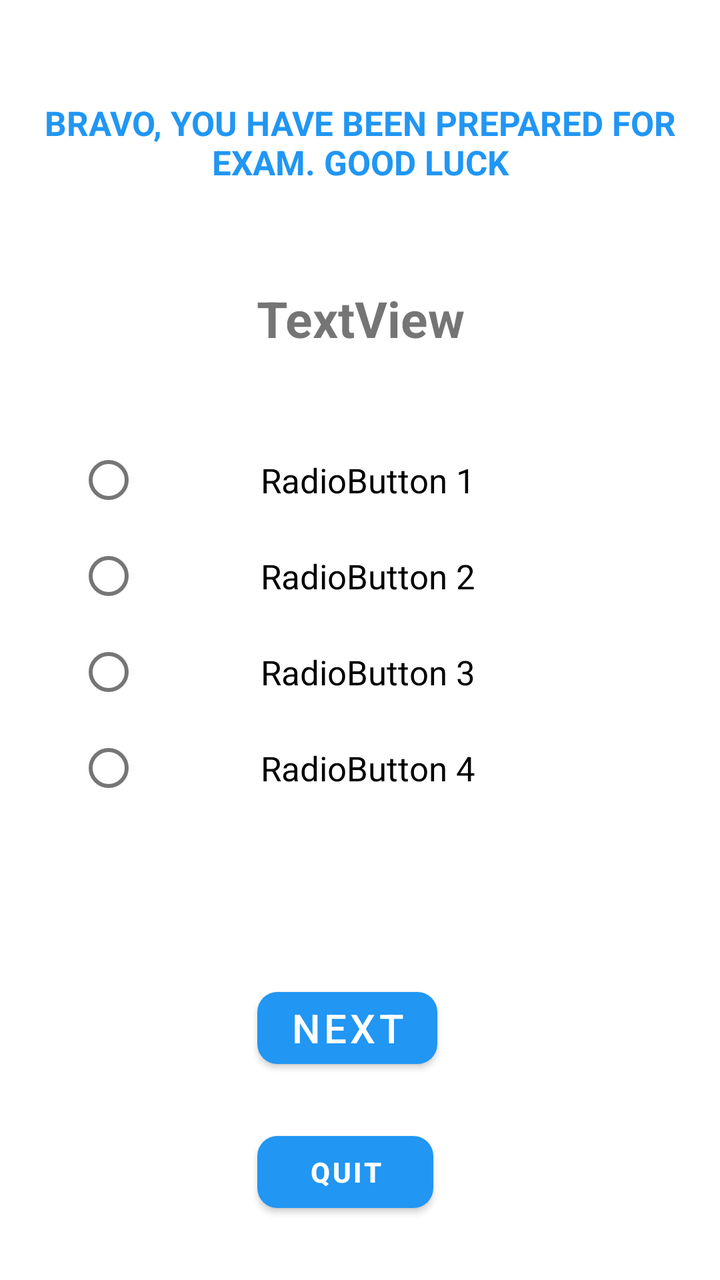
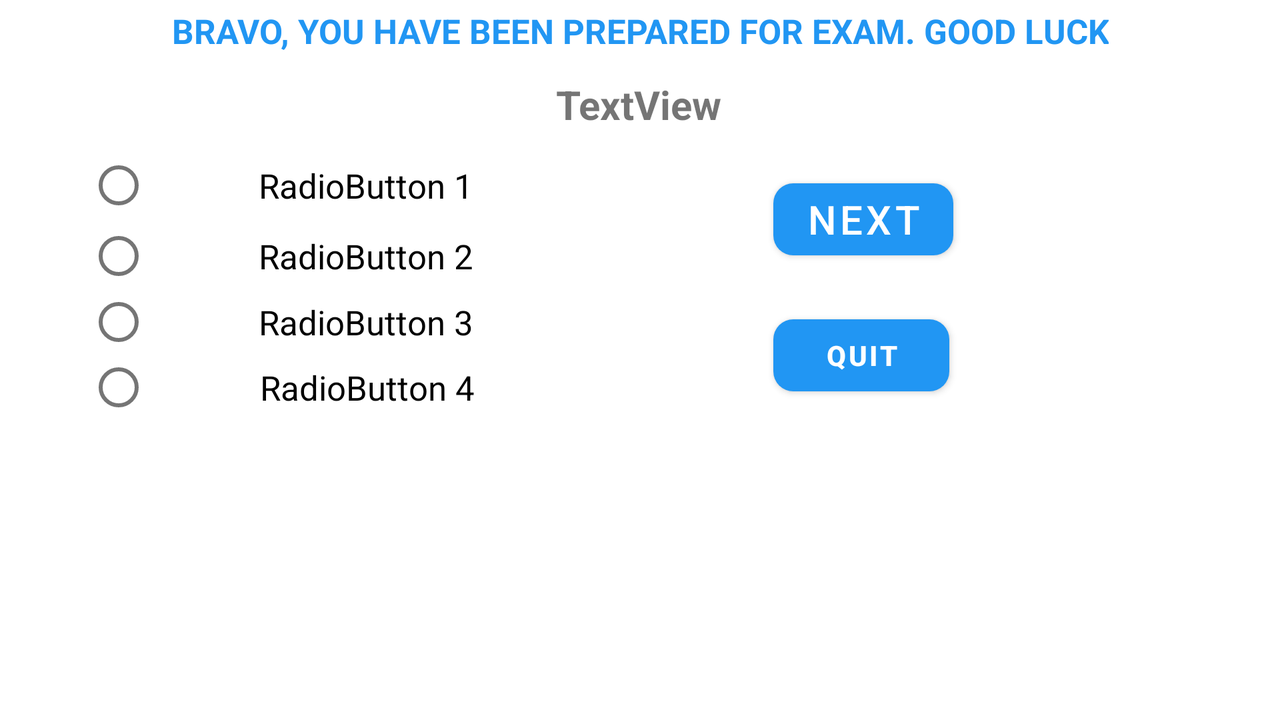

Two renders of one Android screen. The first uses the default layout on a phone; the second uses the alternative layout the repository ships for a different screen configuration, on a matching device. The two XML files are below.
<!-- AndroidManifest.xml: application theme Theme.Makharijalhuruf543 -->
<!-- res/layout/exam_activity.xml -->
<?xml version="1.0" encoding="utf-8"?>
<androidx.constraintlayout.widget.ConstraintLayout xmlns:android="http://schemas.android.com/apk/res/android"
    xmlns:app="http://schemas.android.com/apk/res-auto"
    xmlns:tools="http://schemas.android.com/tools"
    android:layout_width="match_parent"
    android:layout_height="match_parent"
    tools:context=".examActivity">


    <TextView
        android:id="@+id/questionID"
        android:layout_width="wrap_content"
        android:layout_height="wrap_content"
        android:layout_marginTop="50dp"
        android:text="TextView"
        android:textAlignment="center"
        android:textSize="25sp"
        android:textStyle="bold"
        app:layout_constraintEnd_toEndOf="parent"
        app:layout_constraintStart_toStartOf="parent"
        app:layout_constraintTop_toBottomOf="@+id/displayExamID" />

    <RadioGroup
        android:id="@+id/radioGroup"
        android:layout_width="259dp"
        android:layout_height="254dp"
        android:layout_marginTop="40dp"
        app:layout_constraintEnd_toEndOf="parent"
        app:layout_constraintHorizontal_bias="0.378"
        app:layout_constraintStart_toStartOf="parent"
        app:layout_constraintTop_toBottomOf="@+id/questionID">

        <RadioButton
            android:id="@+id/op1ID"
            android:layout_width="match_parent"
            android:layout_height="wrap_content"
            android:onClick="onRadioButtonClicked"
            android:text="RadioButton 1"
            android:textAlignment="center"
            android:textSize="17sp" />

        <RadioButton
            android:id="@+id/op2ID"
            android:layout_width="match_parent"
            android:layout_height="wrap_content"
            android:onClick="onRadioButtonClicked"
            android:text="RadioButton 2"
            android:textAlignment="center"
            android:textSize="17sp" />

        <RadioButton
            android:id="@+id/op3ID"
            android:layout_width="match_parent"
            android:layout_height="wrap_content"
            android:onClick="onRadioButtonClicked"
            android:text="RadioButton 3"
            android:textAlignment="center"
            android:textSize="17sp" />

        <RadioButton
            android:id="@+id/op4ID"
            android:layout_width="match_parent"
            android:layout_height="wrap_content"
            android:onClick="onRadioButtonClicked"
            android:text="RadioButton 4"
            android:textAlignment="center"
            android:textSize="17sp" />
    </RadioGroup>

    <Button
        android:id="@+id/nextBtn"
        android:layout_width="wrap_content"
        android:layout_height="wrap_content"
        android:layout_marginTop="20dp"
        android:onClick="nextQuestion"
        android:text="Next"
        android:textAlignment="center"
        android:textSize="20sp"
        app:backgroundTint="#2196F3"
        app:cornerRadius="10dp"
        app:layout_constraintEnd_toEndOf="parent"
        app:layout_constraintHorizontal_bias="0.476"
        app:layout_constraintStart_toStartOf="parent"
        app:layout_constraintTop_toBottomOf="@+id/radioGroup" />

    <Button
        android:id="@+id/quitBtn"
        android:layout_width="wrap_content"
        android:layout_height="wrap_content"
        android:layout_marginTop="24dp"
        android:onClick="quitButton"
        android:text="Quit"
        android:textAlignment="center"
        android:textStyle="bold"
        app:backgroundTint="#2196F3"
        app:cornerRadius="10dp"
        app:layout_constraintEnd_toEndOf="parent"
        app:layout_constraintHorizontal_bias="0.473"
        app:layout_constraintStart_toStartOf="parent"
        app:layout_constraintTop_toBottomOf="@+id/nextBtn" />

    <TextView
        android:id="@+id/displayExamID"
        android:layout_width="wrap_content"
        android:layout_height="wrap_content"
        android:layout_marginTop="50dp"
        android:text="Bravo, you have been prepared for exam. Good Luck"
        android:textAlignment="center"
        android:textAllCaps="true"
        android:textColor="#2196F3"
        android:textSize="17sp"
        android:textStyle="bold"
        app:layout_constraintEnd_toEndOf="parent"
        app:layout_constraintStart_toStartOf="parent"
        app:layout_constraintTop_toTopOf="parent" />

</androidx.constraintlayout.widget.ConstraintLayout>
<!-- resources referenced by this layout -->
<resources>
  <style name="Theme.Makharijalhuruf543" parent="Theme.MaterialComponents.DayNight.DarkActionBar">
          
          <item name="colorPrimary">@color/purple_500</item>
          <item name="colorPrimaryVariant">@color/purple_700</item>
          <item name="colorOnPrimary">@color/white</item>
          
          <item name="colorSecondary">@color/teal_200</item>
          <item name="colorSecondaryVariant">@color/teal_700</item>
          <item name="colorOnSecondary">@color/black</item>
          
          <item name="android:statusBarColor" tools:targetApi="l">?attr/colorPrimaryVariant</item>
          
      </style>
</resources>
<!-- res/layout-land/exam_activity.xml (the repository's variant of the layout above) -->
<!-- drawn on the phone turned sideways -->
<?xml version="1.0" encoding="utf-8"?>
<androidx.constraintlayout.widget.ConstraintLayout xmlns:android="http://schemas.android.com/apk/res/android"
    xmlns:app="http://schemas.android.com/apk/res-auto"
    xmlns:tools="http://schemas.android.com/tools"
    android:layout_width="match_parent"
    android:layout_height="match_parent"
    tools:context=".examActivity">


    <TextView
        android:id="@+id/questionID"
        android:layout_width="wrap_content"
        android:layout_height="wrap_content"
        android:layout_marginTop="12dp"
        android:text="TextView"
        android:textAlignment="center"
        android:textSize="20sp"
        android:textStyle="bold"
        app:layout_constraintEnd_toEndOf="parent"
        app:layout_constraintHorizontal_bias="0.499"
        app:layout_constraintStart_toStartOf="parent"
        app:layout_constraintTop_toBottomOf="@+id/displayExamID" />

    <RadioGroup
        android:id="@+id/radioGroup"
        android:layout_width="252dp"
        android:layout_height="138dp"
        android:layout_marginTop="8dp"
        app:layout_constraintEnd_toEndOf="parent"
        app:layout_constraintHorizontal_bias="0.112"
        app:layout_constraintStart_toStartOf="parent"
        app:layout_constraintTop_toBottomOf="@+id/questionID">

        <RadioButton
            android:id="@+id/op1ID"
            android:layout_width="247dp"
            android:layout_height="38dp"
            android:onClick="onRadioButtonClicked"
            android:text="RadioButton 1"
            android:textAlignment="center"
            android:textSize="17sp" />

        <RadioButton
            android:id="@+id/op2ID"
            android:layout_width="247dp"
            android:layout_height="33dp"
            android:onClick="onRadioButtonClicked"
            android:text="RadioButton 2"
            android:textAlignment="center"
            android:textSize="17sp" />

        <RadioButton
            android:id="@+id/op3ID"
            android:layout_width="247dp"
            android:layout_height="33dp"
            android:onClick="onRadioButtonClicked"
            android:text="RadioButton 3"
            android:textAlignment="center"
            android:textSize="17sp" />

        <RadioButton
            android:id="@+id/op4ID"
            android:layout_width="248dp"
            android:layout_height="32dp"
            android:onClick="onRadioButtonClicked"
            android:text="RadioButton 4"
            android:textAlignment="center"
            android:textSize="17sp" />
    </RadioGroup>

    <Button
        android:id="@+id/nextBtn"
        android:layout_width="wrap_content"
        android:layout_height="wrap_content"
        android:layout_marginTop="20dp"
        android:onClick="nextQuestion"
        android:text="Next"
        android:textAlignment="center"
        android:textSize="20sp"
        app:backgroundTint="#2196F3"
        app:cornerRadius="10dp"
        app:layout_constraintEnd_toEndOf="parent"
        app:layout_constraintHorizontal_bias="0.358"
        app:layout_constraintStart_toEndOf="@+id/radioGroup"
        app:layout_constraintTop_toBottomOf="@+id/questionID" />

    <Button
        android:id="@+id/quitBtn"
        android:layout_width="wrap_content"
        android:layout_height="wrap_content"
        android:layout_marginTop="20dp"
        android:onClick="quitButton"
        android:text="Quit"
        android:textAlignment="center"
        android:textStyle="bold"
        app:backgroundTint="#2196F3"
        app:cornerRadius="10dp"
        app:layout_constraintEnd_toEndOf="parent"
        app:layout_constraintHorizontal_bias="0.356"
        app:layout_constraintStart_toEndOf="@+id/radioGroup"
        app:layout_constraintTop_toBottomOf="@+id/nextBtn" />

    <TextView
        android:id="@+id/displayExamID"
        android:layout_width="wrap_content"
        android:layout_height="wrap_content"
        android:layout_marginTop="4dp"
        android:text="Bravo, you have been prepared for exam. Good Luck"
        android:textAlignment="center"
        android:textAllCaps="true"
        android:textColor="#2196F3"
        android:textSize="17sp"
        android:textStyle="bold"
        app:layout_constraintEnd_toEndOf="parent"
        app:layout_constraintStart_toStartOf="parent"
        app:layout_constraintTop_toTopOf="parent" />

</androidx.constraintlayout.widget.ConstraintLayout>
